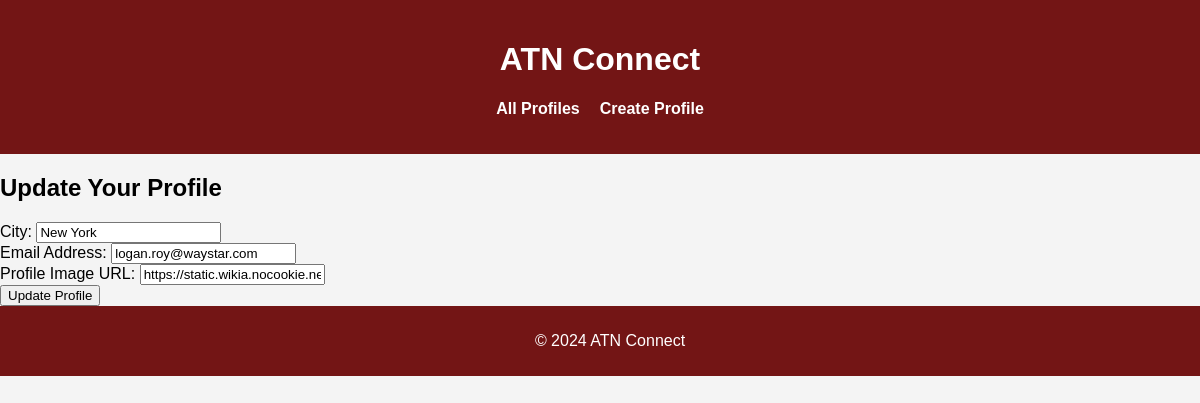
The app's page /mini_fb/profile/1/update/, older data.
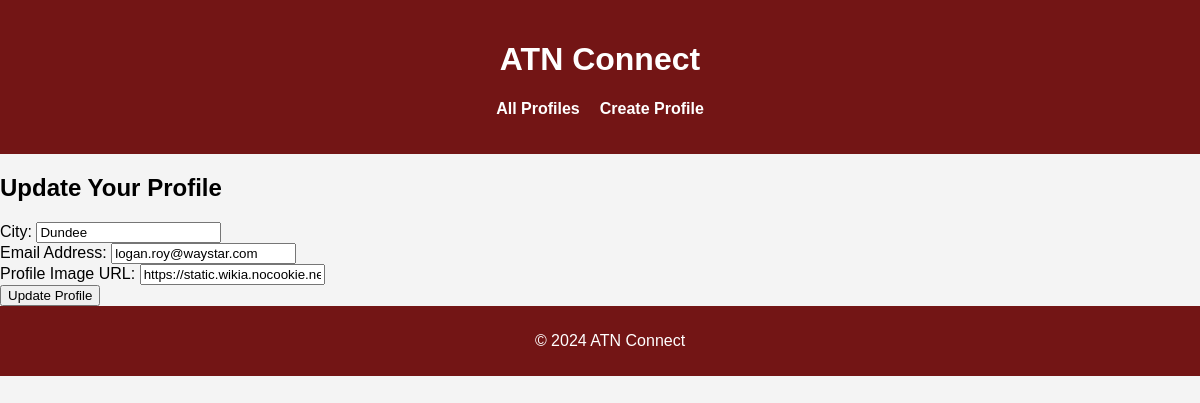
The same page, newer data.
### mini_fb/models.py (models this page shows, shortened)
class Profile(models.Model):
    first_name = models.CharField(max_length=30, blank=False)
    last_name = models.CharField(max_length=30, blank=False)
    city = models.CharField(max_length=50, blank=False)
    email_address = models.EmailField(blank=False)
    profile_image_url = models.URLField(blank=True)  # New field for image URL

### mini_fb/views.py (the view, shortened to what this page needs)
# urls.py: path('profile/<int:pk>/update/', UpdateProfileView.as_view(), name='update_profile'),
class UpdateProfileView(UpdateView):
    model = Profile
    form_class = UpdateProfileForm
    template_name = 'mini_fb/update_profile_form.html'

### mini_fb/forms.py
class UpdateProfileForm(forms.ModelForm):
    class Meta:
        model = Profile
        fields = ['city', 'email_address', 'profile_image_url']
        widgets = {
            'city': forms.TextInput(attrs={'placeholder': 'City'}),
            'email_address': forms.EmailInput(attrs={'placeholder': 'Email Address'}),
            'profile_image_url': forms.URLInput(attrs={'placeholder': 'Profile Image URL'}),
        }
        labels = {
            'city': 'City',
            'email_address': 'Email Address',
            'profile_image_url': 'Profile Image URL',
        }

### mini_fb/templates/mini_fb/update_profile_form.html (shortened to what this page needs)
{% extends "mini_fb/base.html" %}
{% block content %}
<div class="container mt-5">
    <h2>Update Your Profile</h2>
    <form method="post" enctype="multipart/form-data">
        <div class="form-group">
            <label for="{{ form.city.id_for_label }}">City:</label>
            {{ form.city }}
        </div>
        <div class="form-group">
            <label for="{{ form.email_address.id_for_label }}">Email Address:</label>
            {{ form.email_address }}
        </div>
        <div class="form-group">
            <label for="{{ form.profile_image_url.id_for_label }}">Profile Image URL:</label>
            {{ form.profile_image_url }}
        </div>
        <button type="submit" class="btn btn-primary">Update Profile</button>
    </form>
</div>
{% endblock %}

### mini_fb/templates/mini_fb/base.html (shortened to what this page needs)
{% load static %}
<!DOCTYPE html>
<html lang="en">
<head>
    <link rel="stylesheet" href="{% static 'styles-mini-fb.css' %}">
</head>
<body>
    <header>
        <h1>ATN Connect</h1>
        <nav>
            <ul class="nav-links">
                <li><a href="{% url 'show_all_profiles' %}">All Profiles</a></li>
                <li><a href="{% url 'create_profile' %}">Create Profile</a></li>
            </ul>
        </nav>
    </header>
    <div class="content">
        {% block content %}{% endblock content %}
    </div>
    <footer>
        <p>&copy; 2024 ATN Connect</p>
    </footer>
</body>
</html>

### static/styles-mini-fb.css (style rules this page uses)
body { font-family: Arial, sans-serif; background-color: #f4f4f4; margin: 0; padding: 0; }
header { background-color: #731515; color: #ffffff; padding: 20px; text-align: center; }
footer { background-color: #731515; color: #ffffff; text-align: center; padding: 10px; position: relative; bottom: 0; width: 100%; }
nav { margin-top: 10px; }
.nav-links { list-style-type: none; padding: 0; display: flex; justify-content: center; gap: 20px; }
.nav-links li a { text-decoration: none; color: #ffffff; font-weight: bold; }

Row changes from the older to the newer data that the page shows:
changed Profile "logan.roy@waystar.com": city "New York" → "Dundee"
